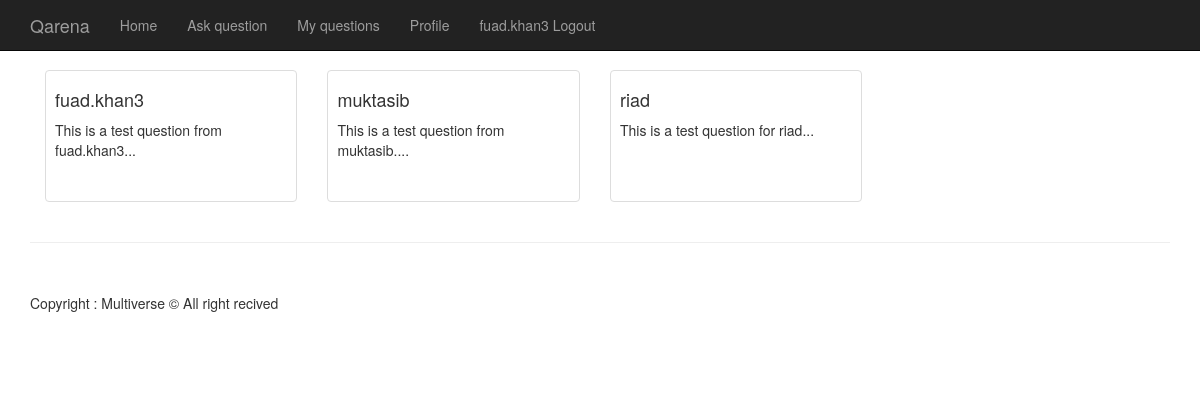
The app's page /qarenaprojectfinal/home.php (signed in) with its own data.
### tables this page shows
CREATE TABLE `question` (
  `question_id` int(11) NOT NULL,
  `question_text` varchar(5000) NOT NULL,
  `like_count` int(11) DEFAULT '0',
  `user_id` int(11) NOT NULL
);

CREATE TABLE `users` (
  `user_id` int(11) NOT NULL,
  `user_name` varchar(45) NOT NULL,
  `password` varchar(45) NOT NULL
);

### qarenaprojectfinal/home.php (the view, shortened to what this page needs)
<?php
	include('Module/connection.php');
	$username = $_SESSION['user_name'];
?>
<html lang="en">
<head>
    <link href="css/bootstrap.min.css" rel="stylesheet">
    <link href="css/shop-homepage.css" rel="stylesheet">
</head>
<body>
	<?php include('navbar.php')?>
    <div class="container">
        <div class="row">
            <div class="col-md-9" >
            <?php
				$sqlquery = "select * from question;";
				if($result = mysqli_query($con,$sqlquery)){
					while($row = mysqli_fetch_assoc($result)){
			?>
                   <a href="qsnWithAns.php?userId=<?php
								echo($row['user_id']);
							?>&&qsnID=<?php echo($row['question_id'])?>">
                    <div class="col-sm-4 col-lg-4 col-md-4">
                        <div class="thumbnail">
                            <div class="caption">
                                <h4><?php
										$tempQuery = "Select user_name from users where user_id=".$row['user_id'].";";
										$userNameResult = mysqli_query($con,$tempQuery);
										$user_name_row = mysqli_fetch_row($userNameResult);
										echo($user_name_row[0]);
									?>
                                </h4>
                                <p><?php echo(substr($row['question_text'],0,100)."...");?></p>
                            </div>
                        </div>
                    </div>
                    </a>
			<?php
					}
				}
			?>
                </div>
            </div>
        </div>
        <?php include('footer.php');?>
</body>
</html>

### qarenaprojectfinal/navbar.php (shortened to what this page needs)
<nav class="navbar navbar-inverse navbar-fixed-top" role="navigation">
    <div class="container">
        <div class="navbar-header">
            <a class="navbar-brand" >Qarena</a>
        </div>
        <div class="collapse navbar-collapse" id="bs-example-navbar-collapse-1">
            <ul class="nav navbar-nav">
                <li>
                    <a href="home.php">Home</a>
                </li>
                <li>
                    <a href="askqsn.php">Ask question</a>
                </li>
                <li>
                    <a href="see_qsn.php">My questions</a>
                </li>
                <li>
                    <a href="profile.php">Profile</a>
                </li>
                <li>
                    <a href="Module/logout.php"><?php echo($username)?> Logout </a>
                </li>
            </ul>
        </div>
    </div>
</nav>

### qarenaprojectfinal/footer.php (shortened to what this page needs)
<div class="container">
    <hr>
    <footer>
        <div class="row">
            <div class="col-lg-12">
                <p>Copyright : Multiverse &copy; All right recived </p>
            </div>
        </div>
    </footer>
</div>

### qarenaprojectfinal/css/shop-homepage.css (style rules this page uses)
body { padding-top: 70px; }
.caption { height: 130px; overflow: hidden; }
.caption h4 { white-space: nowrap; }
.thumbnail { padding: 0; }
footer { margin: 50px 0; }

### records on screen
question: user.user_name "fuad.khan3", question_text "This is a test question from fuad.khan3"
question: user.user_name "muktasib", question_text "This is a test question from muktasib."
question: user.user_name "riad", question_text "This is a test question for riad"

### other values on screen
$username "fuad.khan3"
